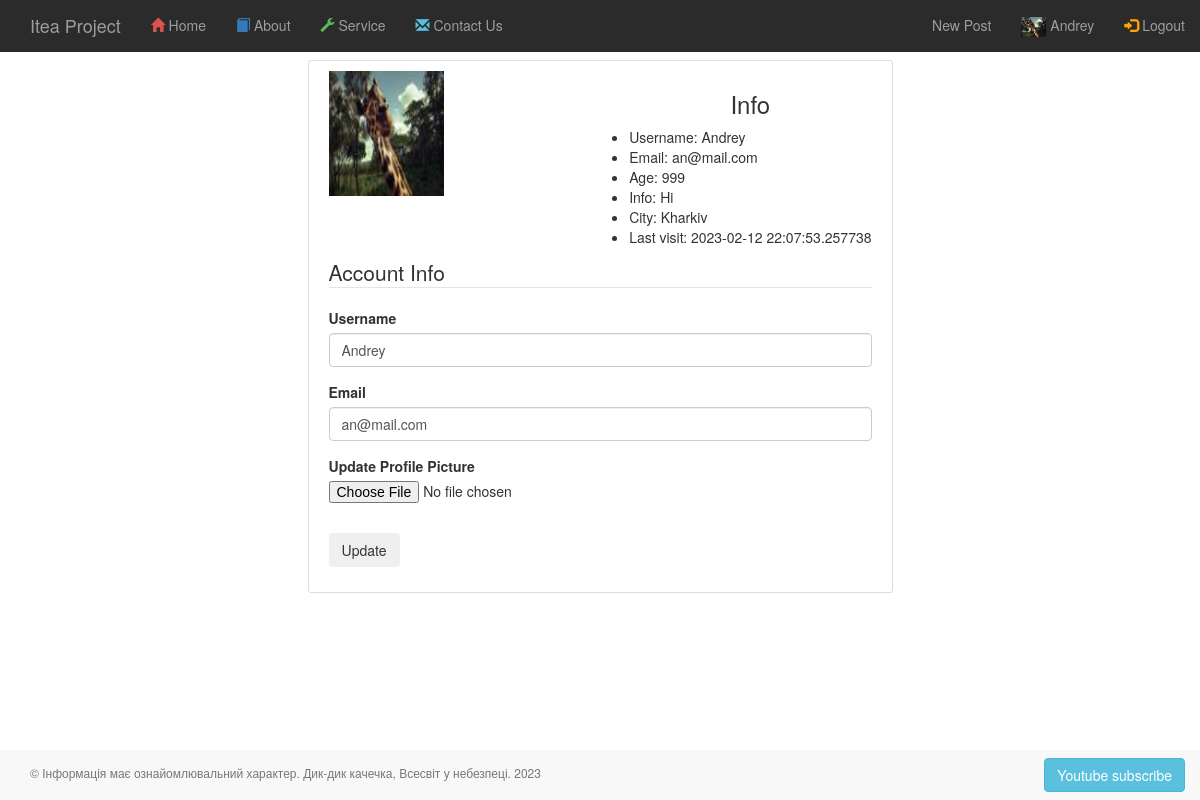
The page /auth/account (signed in) on the database as committed earlier.
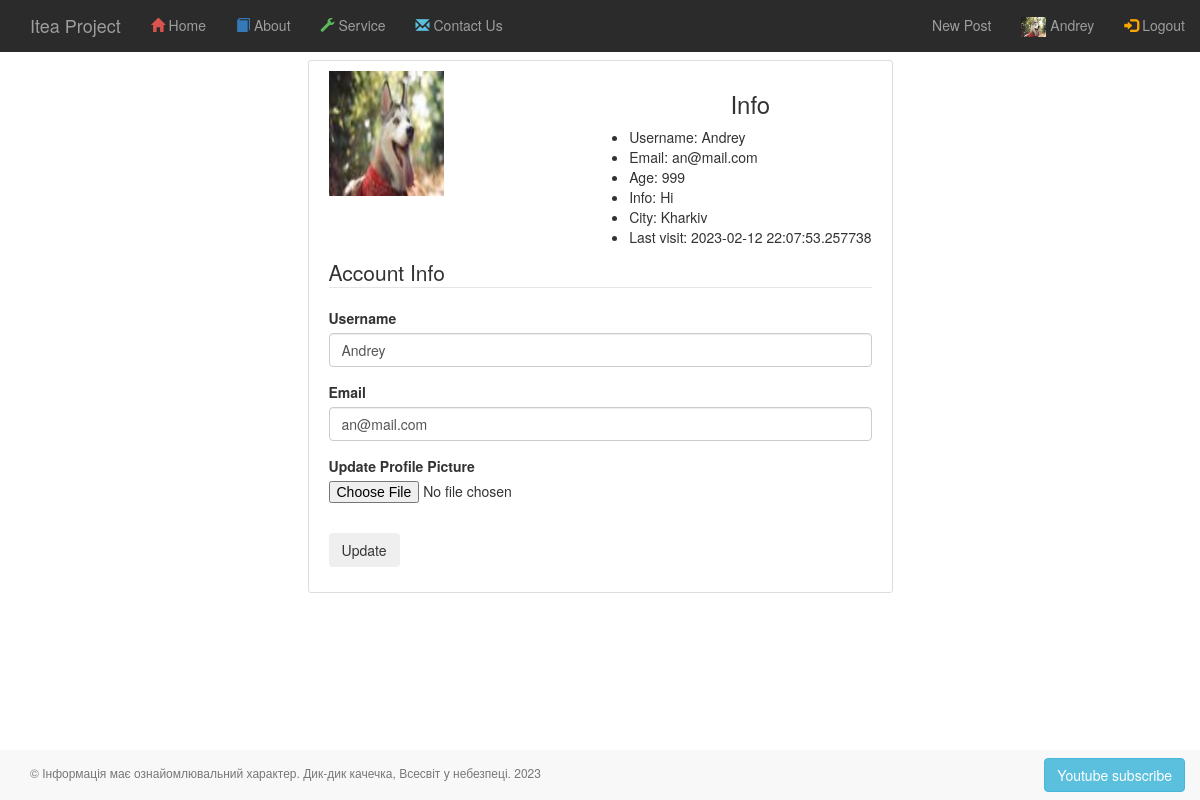
The same page on the database as committed later.
### app/auth/models.py (models this page shows)
class Profile(BaseModel):
    avatar = CharField()
    info = TextField()
    city = CharField()
    age = IntegerField()

### app/auth/routes.py (the view)
@auth.route("/account", methods=['GET', 'POST'])
@login_required
def account():
    form = UpdateAccountForm()
    if form.validate_on_submit():
        if form.picture.data:
            print(form.picture.data)
            picture_file = save_picture(form.picture.data)
            current_user.profile.avatar = picture_file
            current_user.profile.save()
        current_user.username = form.username.data
        current_user.email = form.email.data
        current_user.save()
        flash('Your account has been updated!', 'success')
        return redirect(url_for('auth.account'))
    elif request.method == 'GET':
        form.username.data = current_user.username
        form.email.data = current_user.email
    return render_template('auth/account.html',
                           title='Account',
                           image_file=current_user.profile.avatar,
                           form=form)

### app/auth/forms.py (shortened to what this page needs)
class UpdateAccountForm(FlaskForm):
    username = StringField(
        'Username',
        validators=[DataRequired(), Length(1, 100)],
        render_kw={'placeholder': 'Enter your name'})
    email = StringField('Email',
                        validators=[DataRequired(), Length(1, 100), Email()],
                        render_kw={'placeholder': 'Enter email'})
    picture = FileField('Update Profile Picture',
                        validators=[FileAllowed(['jpg', 'png'])])
    submit = SubmitField('Update')

### app/auth/models.py (called while the page is built)
@login_manager.user_loader
def load_user(user_id):
    return User.select().where(User.id == user_id).first()

### app/templates/auth/account.html (shortened to what this page needs)
{% extends '_base.html' %}
{% block page_content %}
    <div class="row">
        <div class="col-md-3"></div>
        <div class="content-section  col-md-6">
            <div class="media">
                <img class="account-img pull-left" src="{{ image_file }}">
                <div class="media-body">
                    <td class="profile-panel">
                        <ul class="profile-info pull-right">
                            <h3>Info</h3>
                            <li>Username: {{ current_user.username }}</li>
                            <li>Email: {{ current_user.email }}</li>
                            <li>Age: {{ current_user.profile.age }}</li>
                            <li>Info: {{ current_user.profile.info }}</li>
                            <li>City: {{ current_user.profile.city }}</li>
                            <li>Last visit: {{ current_user.last_visit }}</li>
                        </ul>
                    </td>
                </div>
            </div>
            <form method="POST" action="" enctype="multipart/form-data">
                <fieldset class="form-group">
                    <legend class="border-bottom mb-4">Account Info</legend>
                    <div class="form-group">
                        {{ form.username.label(class="form-control-label") }}
                        {% if form.username.errors %}
                            {{ form.username(class="form-control form-control-lg is-invalid") }}
                            <div class="invalid-feedback">
                                {% for error in form.username.errors %}
                                    <span>{{ error }}</span>
                                {% endfor %}
                            </div>
                        {% else %}
                            {{ form.username(class="form-control form-control-lg") }}
                        {% endif %}
                    </div>
                    <div class="form-group">
                        {{ form.email.label(class="form-control-label") }}
                        {% if form.email.errors %}
                            {{ form.email(class="form-control form-control-lg is-invalid") }}
                            <div class="invalid-feedback">
                                {% for error in form.email.errors %}
                                    <span>{{ error }}</span>
                                {% endfor %}
                            </div>
                        {% else %}
                            {{ form.email(class="form-control form-control-lg") }}
                        {% endif %}
                    </div>
                    <div class="form-group">
                        {{ form.picture.label() }}
                        {{ form.picture(class="form-control-file") }}
                    </div>
                </fieldset>
                <div class="form-group">
                    {{ form.submit(class="btn btn-outline-info") }}
                </div>
            </form>
        </div>
        <div class="col-md-3"></div>
    </div>
{% endblock page_content %}

### app/templates/nav/nav-top-bar.html (shortened to what this page needs)
<nav class="navbar-wrapper navbar-inverse navbar-fixed-top">
    <div class="container-fluid">
        <div class="navbar-header">
            <a href="/" class="navbar-brand">Itea Project</a>
        </div>
        <div class="collapse navbar-collapse navHeaderCollapse">
            <ul class="nav navbar-nav">
                <li class=""><a href="/">
                    <span id="home_menu_icon_color" class="glyphicon glyphicon-home"></span> Home</a></li>
                <li class=""><a href="{{ url_for('main.about') }}">
                    <span id="training_menu_icon_color" class="glyphicon glyphicon-book"></span> About</a>
                </li>
                <li class=""><a href="#">
                    <span id="services_menu_icon_color" class="glyphicon glyphicon-wrench"></span> Service</a>
                </li>
                <li class=""><a href="#">
                    <span id="contact_us_menu_icon_color" class="glyphicon glyphicon-envelope"></span> Contact Us</a>
                </li>
            </ul>
            <ul class="nav navbar-nav navbar-right">
                {% if current_user.is_authenticated %}
                    <li><a class="nav-item nav-link" href="{{ url_for('posts.new_post') }}">New Post</a></li>
                    <li><a href="{{ url_for('auth.account') }}">
                        <img src="{{ current_user.profile.avatar }}" alt="avatar" width="25" height="20">
                        {{ current_user.username }}
                    </a></li>
                    <li><a href="{{ url_for('auth.logout') }}">
                        <span id="login_menu_icon_color" class="glyphicon glyphicon-log-in"></span> Logout</a></li>
                {% else %}
                    <li><a href="{{ url_for('auth.register') }}">
                        <span id="sign_up_menu_icon_color" class="glyphicon glyphicon-user"></span> Register</a></li>
                    <li><a href="{{ url_for('auth.login') }}">
                        <span id="login_menu_icon_color" class="glyphicon glyphicon-log-in"></span> Login</a></li>
                {% endif %}
            </ul>
        </div>
    </div>
</nav>

Rows that differ between the two databases and show on the page:
changed Profile "Hi": profile.avatar: a different picture; avatar: a different picture
